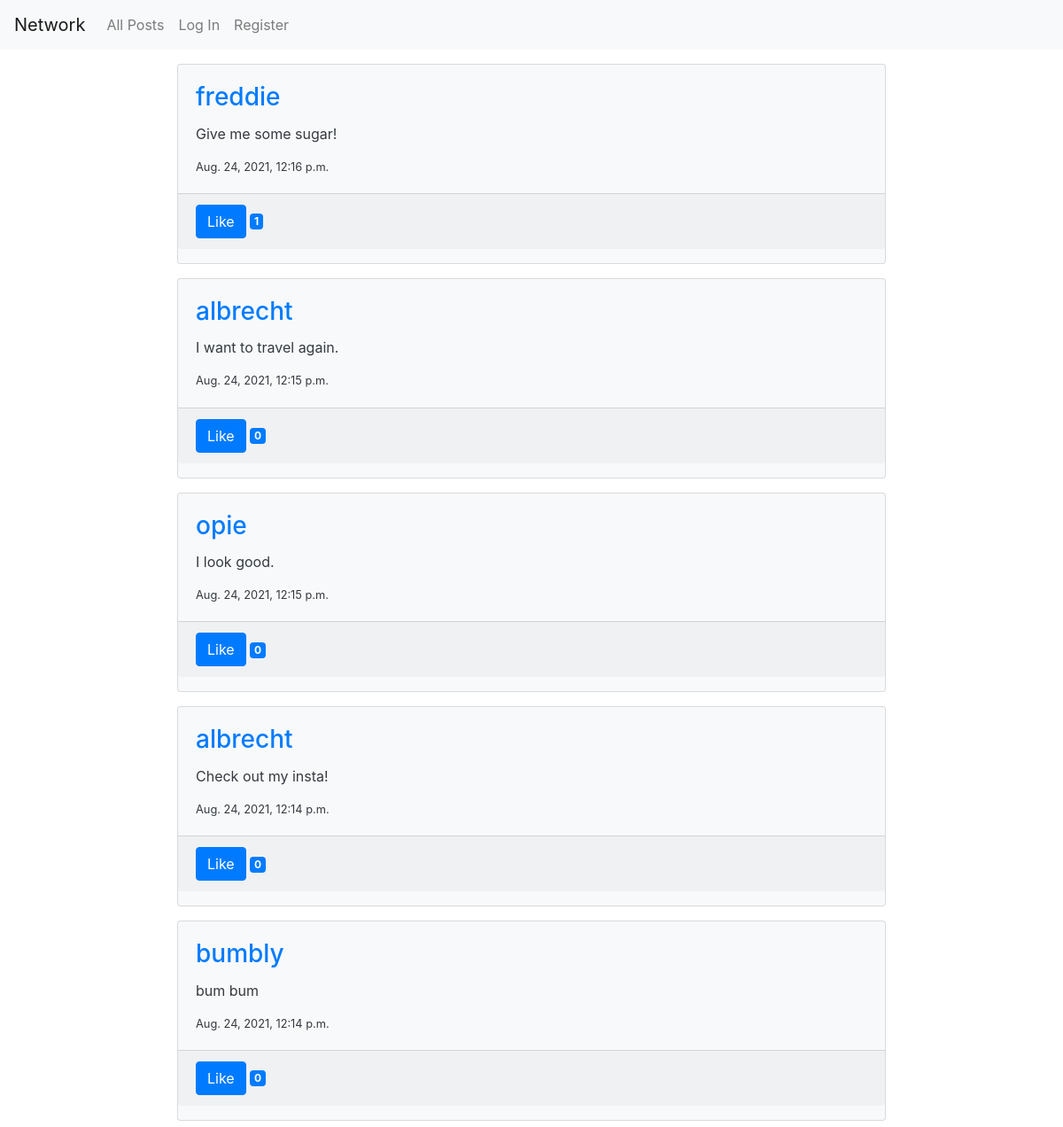
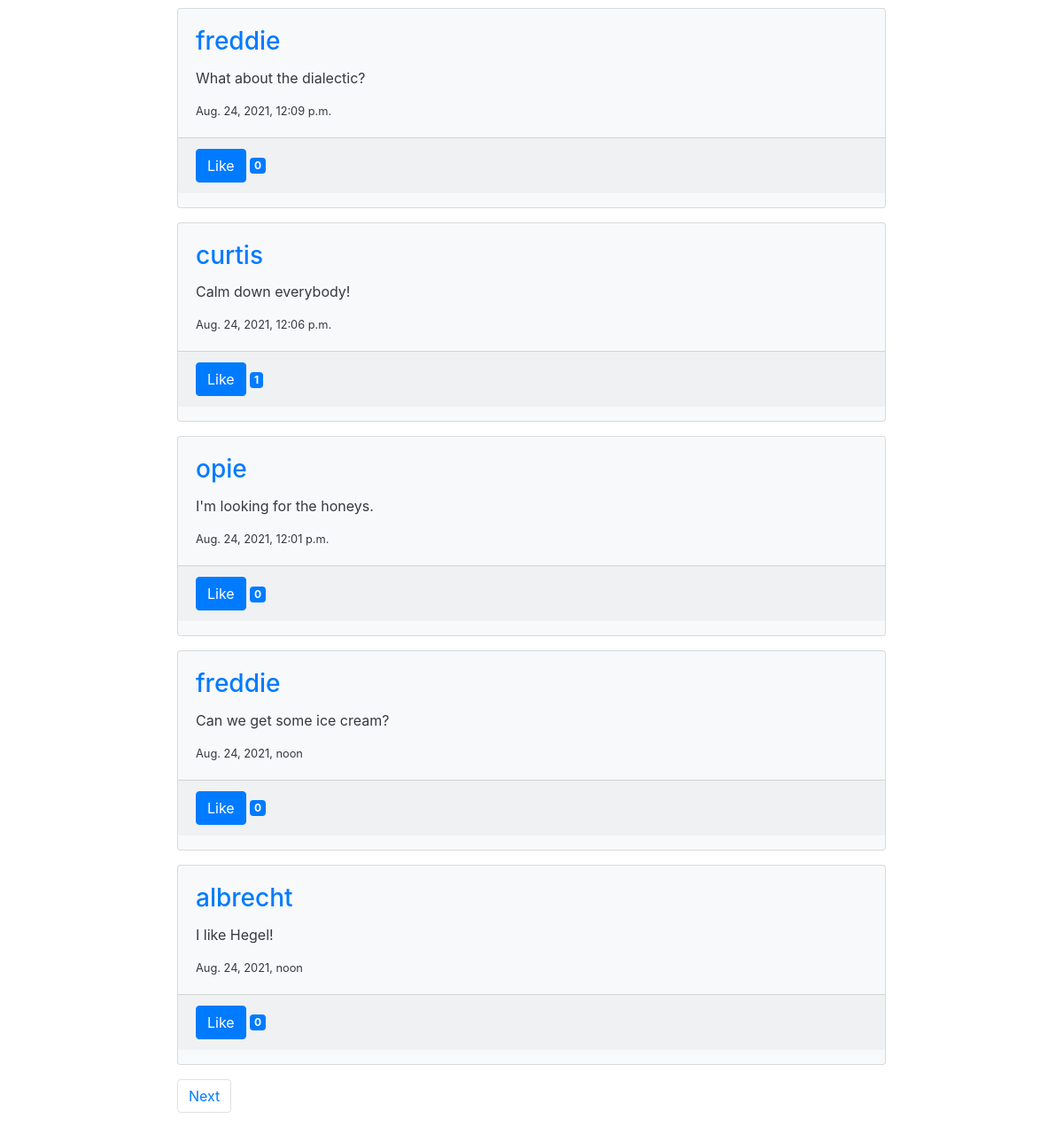
The app's page /, older data (2 pictures, top to bottom).
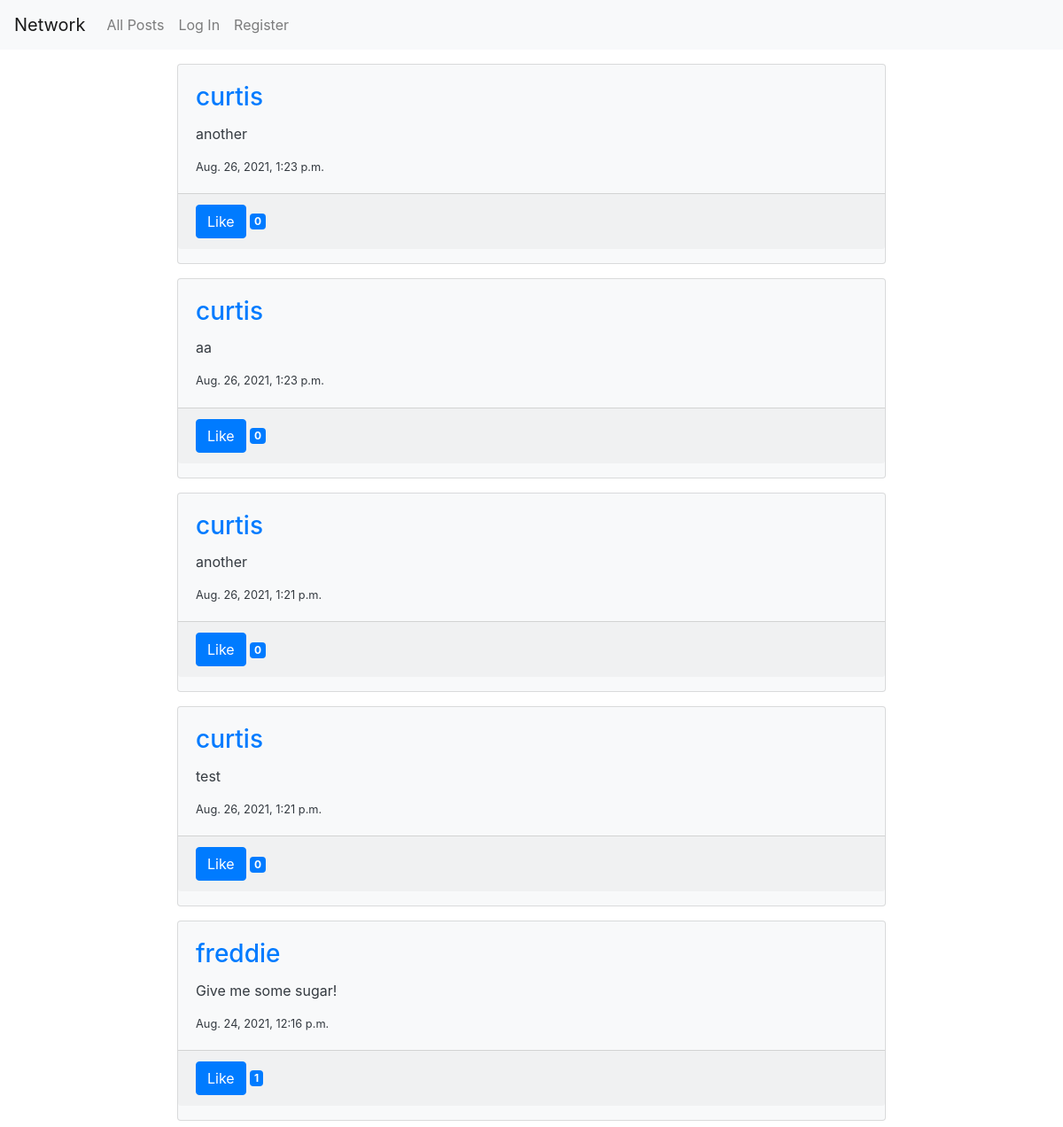
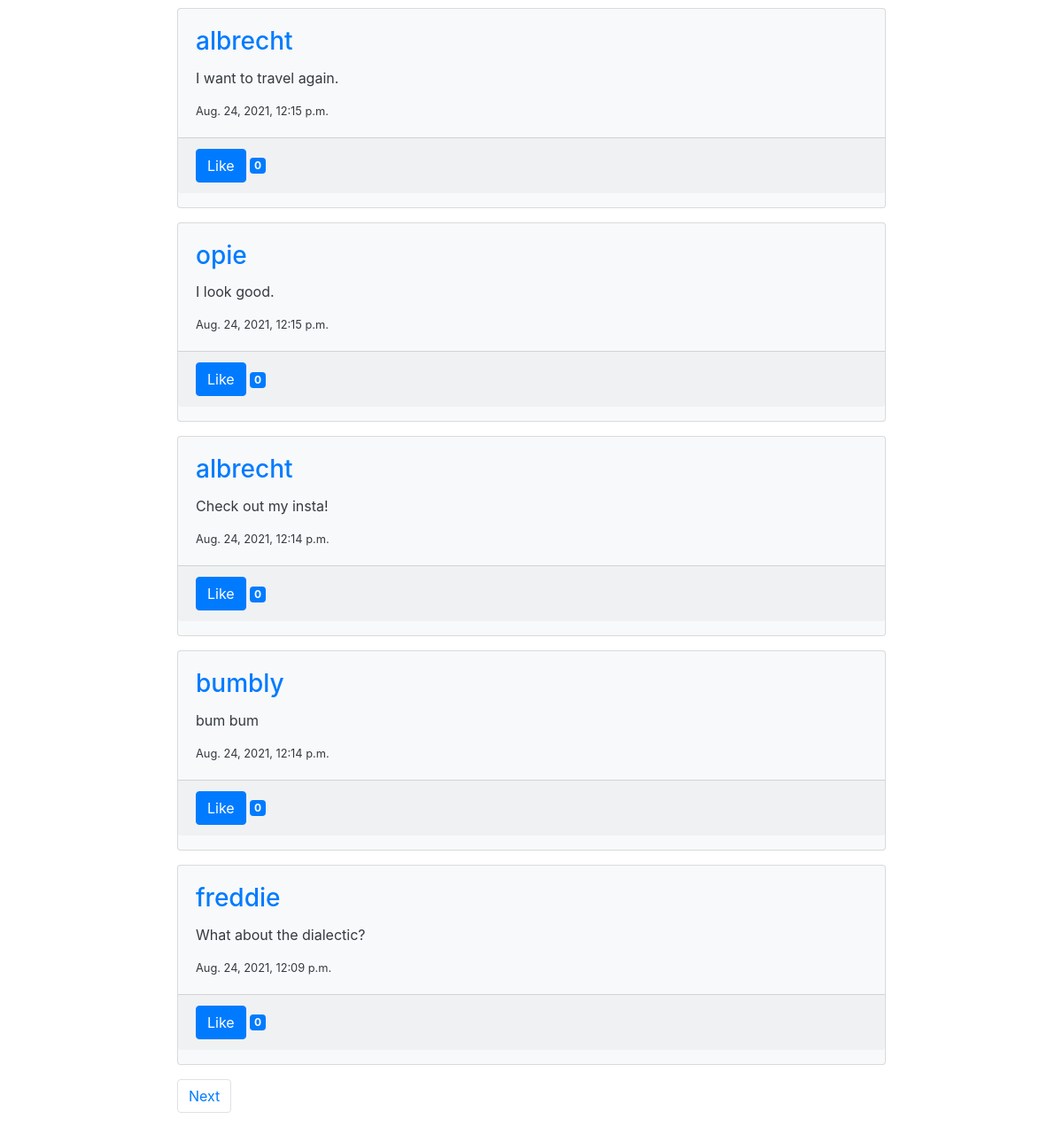
The same page, newer data (2 pictures, top to bottom).
### network/models.py (models this page shows, shortened)
class Post(models.Model):
    poster = models.ForeignKey(User, on_delete=models.CASCADE, related_name="posts")
    content = models.CharField(max_length=280)
    created = models.DateTimeField(auto_now_add=True)
    updated = models.DateTimeField(auto_now=True)

class User(AbstractUser):
    def __str__(self):
        return f"{self.username}"

### network/views.py (the view)
# urls.py: path("", views.index, name="index"),
def index(request):
    form = NewPostForm()
    user_id = request.user.id
    all_posts = Post.objects.all().values()
    all_posts = get_post_data(all_posts, user_id)
    paginator = Paginator(all_posts, 10) ##### in documentation example, Paginator takes a simple `objects.all()`
    page_number = request.GET.get('page')
    page_obj = paginator.get_page(page_number)
    context = {
        "page_obj": page_obj,
        "form": form
    }
    return render(request, "network/index.html", context)

### network/views.py (called while the page is built)
def get_post_data(posts, user_id):
    posts = list(posts)
    posts.sort(key=lambda post:post['created'], reverse=True)
    for post in posts:
        poster_id = post['poster_id']
        poster = User.objects.get(pk=poster_id).username
        post['poster'] = poster
        post_id = post['id']
        likes = Like.objects.filter(liked_post=post_id, like_status=True)
        likes_count = likes.count() #### no need convert to list to get count?
        post['likes_count'] = likes_count
        likes_by_user = list(likes.filter(liker=user_id, like_status=True))
        if likes_by_user == []:
            like_button = "Like"
        else:
            like_button = "Unlike"
        post['like_button'] = like_button
    return posts

### network/templates/network/index.html (shortened to what this page needs)
{% extends "network/layout.html" %}
{% load static %}
{% block body %}
    <div id="all-posts">
        {% for post in page_obj %}
            <div class="card text-dark bg-light m-3 mx-auto" style="width: 50rem;">
                <div class="card-body">
                    <h3 class="card-title"><a href="{% url 'profile' post.poster %}">{{post.poster}}</a></h5>
                    <p class="card-text">{{post.content}}</p>
                    <p class="card-text small">{{post.created}}</p>
                </div>
                <p class="card-footer">
                    <button type="submit" class="btn btn-primary like-button" id="like-button-{{post.id}}">{{post.like_button}}</button>
                    <span class="badge badge-primary like-badge" id="like-badge-{{post.id}}">{{post.likes_count}}</span>
                </p>
            </div>
        {% endfor %}
    </div>
    <nav aria-label="Page navigation for posts" class="m-3 mx-auto" style="width: 50rem;">
        <ul class="pagination">
            {% if page_obj.has_next %}
                <li class="page-item">
                    <a class="page-link" href="?page={{ page_obj.next_page_number }}">
                        Next
                    </a>
                </li>
            {% endif %}
        </ul>
    </nav>
{% endblock %}

Row changes from the older to the newer data that the page shows:
no longer on this page (row unchanged): Post: poster "curtis", content "Calm down everybody!", created "Aug. 24, 2021, 12:06 p.m.", like_button "Like", likes_count "1"
no longer on this page (row unchanged): Post: poster "opie", content "I'm looking for the honeys.", created "Aug. 24, 2021, 12:01 p.m.", like_button "Like", likes_count "0"
no longer on this page (row unchanged): Post: poster "freddie", content "Can we get some ice cream?", created "Aug. 24, 2021, noon", like_button "Like", likes_count "0"
no longer on this page (row unchanged): Post: poster "albrecht", content "I like Hegel!", created "Aug. 24, 2021, noon", like_button "Like", likes_count "0"
added Post: poster "curtis", content "another", created "Aug. 26, 2021, 1:23 p.m.", like_button "Like", likes_count "0"
added Post: poster "curtis", content "aa", created "Aug. 26, 2021, 1:23 p.m.", like_button "Like", likes_count "0"
added Post: poster "curtis", content "another", created "Aug. 26, 2021, 1:21 p.m.", like_button "Like", likes_count "0"
added Post: poster "curtis", content "test", created "Aug. 26, 2021, 1:21 p.m.", like_button "Like", likes_count "0"
